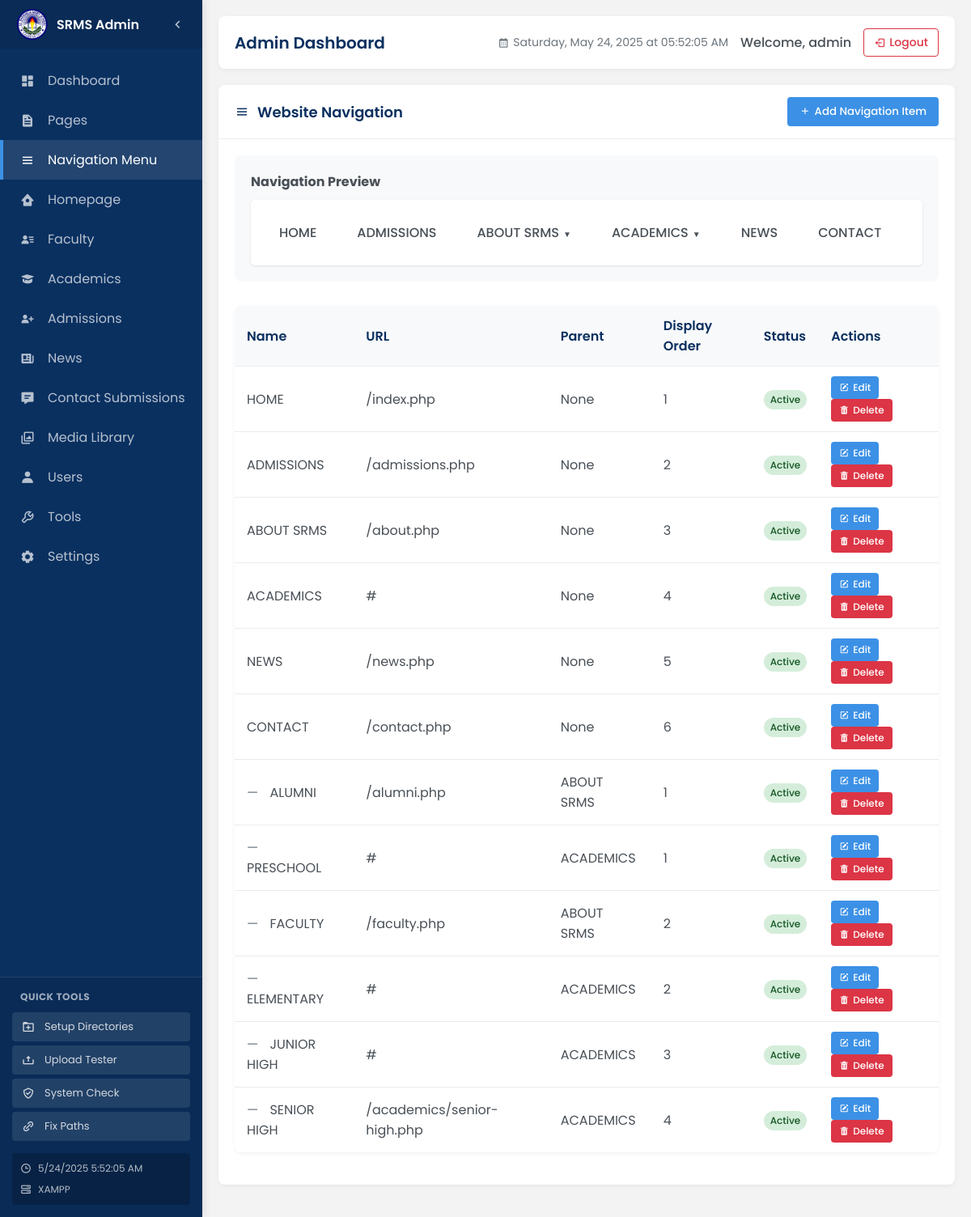
Screenshot of /admin/navigation-manage.php (signed in) with the database file from the repository.
### tables this page shows
CREATE TABLE `school_information` (
  `id` int(11) NOT NULL,
  `name` varchar(100) NOT NULL,
  `logo` varchar(255) DEFAULT NULL,
  `mission` text DEFAULT NULL,
  `vision` text DEFAULT NULL,
  `philosophy` text DEFAULT NULL,
  `email` varchar(100) DEFAULT NULL,
  `phone` varchar(50) DEFAULT NULL,
  `address` text DEFAULT NULL,
  `created_at` timestamp NOT NULL DEFAULT current_timestamp(),
  `updated_at` timestamp NOT NULL DEFAULT current_timestamp() ON UPDATE current_timestamp()
);

CREATE TABLE `navigation` (
  `id` int(11) NOT NULL,
  `name` varchar(50) NOT NULL,
  `url` varchar(255) NOT NULL,
  `parent_id` int(11) DEFAULT NULL,
  `display_order` int(11) DEFAULT 0,
  `is_active` tinyint(1) DEFAULT 1,
  `created_at` timestamp NOT NULL DEFAULT current_timestamp(),
  `updated_at` timestamp NOT NULL DEFAULT current_timestamp() ON UPDATE current_timestamp()
);

### includes/db.php (called while the page is built, shortened)
<?php
class Database {
    private $connection;
    private function connect() {
        $host = DB_SERVER;
        $user = DB_USERNAME;
        $pass = DB_PASSWORD;
        $db = DB_NAME;
        $port = defined('DB_PORT') ? DB_PORT : '3306';
        $this->connection = new mysqli($host, $user, $pass, $db, $port);
        $this->connection->set_charset('utf8mb4');
    }
    public function query($sql) {
        $result = $this->connection->query($sql);
        return $result;
    }
    public function fetch_row($sql) {
        $result = $this->query($sql);
        if ($result && $result->num_rows > 0) {
            return $result->fetch_assoc();
        }
        return null;
    }
    public function fetch_all($sql) {
        $result = $this->query($sql);
        $rows = [];
        if ($result) {
            while ($row = $result->fetch_assoc()) {
                $rows[] = $row;
            }
        }
        return $rows;
    }
}

### admin/navigation-manage.php (the view, shortened to what this page needs)
<?php
include_once '../includes/db.php';
$db = new Database();
$navigation_items = $db->fetch_all("SELECT n.*, p.name as parent_name
                                    FROM navigation n
                                    LEFT JOIN navigation p ON n.parent_id = p.id
                                    ORDER BY n.parent_id IS NULL DESC, n.display_order ASC");
?>
<div class="panel">
    <div class="panel-header">
        <h3 class="panel-title"><i class='bx bx-menu'></i> Website Navigation</h3>
        <div class="panel-actions">
            <button type="button" class="btn btn-primary" id="addNavItemBtn">
                <i class='bx bx-plus'></i> Add Navigation Item
            </button>
        </div>
    </div>
    <div class="panel-body">
        <div class="navigation-preview">
            <h4>Navigation Preview</h4>
            <div class="preview-box">
                <ul class="nav-preview">
                    <?php
                    $top_items = array_filter($navigation_items, function($item) {
                        return $item['parent_id'] === null;
                    });
                    foreach ($top_items as $parent):
                        $children = array_filter($navigation_items, function($item) use ($parent) {
                            return $item['parent_id'] == $parent['id'];
                        });
                    ?>
                        <li class="<?php echo !empty($children) ? 'has-children' : ''; ?> <?php echo $parent['is_active'] ? '' : 'inactive'; ?>">
                            <span><?php echo htmlspecialchars($parent['name']); ?></span>
                        </li>
                    <?php endforeach; ?>
                </ul>
            </div>
        </div>
        <div class="table-container">
            <table class="table">
                <thead>
                    <tr>
                        <th>Name</th>
                        <th>URL</th>
                        <th>Parent</th>
                        <th>Display Order</th>
                        <th>Status</th>
                        <th>Actions</th>
                    </tr>
                </thead>
                <tbody>
                    <?php if(empty($navigation_items)): ?>
                    <tr>
                        <td colspan="6" class="text-center">
                            <div class="empty-state">
                                <i class='bx bx-menu'></i>
                                <p>No navigation items found. Add your first navigation item.</p>
                            </div>
                        </td>
                    </tr>
                    <?php else: ?>
                        <?php foreach($navigation_items as $item): ?>
                        <tr>
                            <td>
                                <?php if ($item['parent_id']): ?>
                                    <span class="indent">&mdash;</span>
                                <?php endif; ?>
                                <?php echo htmlspecialchars($item['name']); ?>
                            </td>
                            <td><?php echo htmlspecialchars($item['url']); ?></td>
                            <td><?php echo $item['parent_id'] ? htmlspecialchars($item['parent_name']) : '<span class="text-muted">None</span>'; ?></td>
                            <td><?php echo $item['display_order']; ?></td>
                            <td>
                                <span class="status-badge <?php echo $item['is_active'] ? 'active' : 'inactive'; ?>">
                                    <?php echo $item['is_active'] ? 'Active' : 'Inactive'; ?>
                                </span>
                            </td>
                            <td>
                                <div class="action-buttons">
                                    <button type="button" class="btn btn-primary btn-sm edit-nav-btn" data-id="<?php echo $item['id']; ?>">
                                        <i class='bx bxs-edit'></i> Edit
                                    </button>
                                    <a href="?action=delete&id=<?php echo $item['id']; ?>" class="btn btn-danger btn-sm"
                                       onclick="return confirm('Are you sure you want to delete this navigation item?');">
                                        <i class='bx bxs-trash'></i> Delete
                                    </a>
                                </div>
                            </td>
                        </tr>
                        <?php endforeach; ?>
                    <?php endif; ?>
                </tbody>
            </table>
        </div>
    </div>
</div>
<?php
include 'layout.php';
?>

### admin/includes/admin-sidebar.php (shortened to what this page needs)
<?php
$current_page = basename($_SERVER['PHP_SELF']);
$is_in_tools = (strpos($_SERVER['PHP_SELF'], '/admin/tools/') !== false);
$assets_path = '/srms-website/assets';
$admin_path = '/srms-website/admin/';
?>
<?php
$school_logo = '/assets/images/branding/logo-primary.png';
if (class_exists('Database')) {
    try {
        $db = new Database();
        $school_info = $db->fetch_row("SELECT logo FROM school_information LIMIT 1");
        if ($school_info && !empty($school_info['logo'])) {
            $school_logo = $school_info['logo'];
        }
    } catch (Exception $e) {
        error_log("Error fetching logo from database: " . $e->getMessage());
    }
}
?>
<div class="sidebar" id="sidebar">
    <div class="sidebar-header">
       <img src="<?php echo $assets_path . $school_logo; ?>" alt="St. Raphaela Mary School Logo" class="logo-img" onerror="this.src='<?php echo $assets_path; ?>/images/branding/logo-primary.png';">
        <h3 class="logo-text">SRMS Admin</h3>
        <button id="sidebar-toggle" class="sidebar-toggle">
            <i class='bx bx-chevron-left'></i>
        </button>
    </div>
    <div class="sidebar-menu">
        <ul class="menu-list">
            <li class="menu-item <?php echo ($current_page === 'index.php') ? 'active' : ''; ?>">
                <a href="<?php echo $admin_path; ?>index.php">
                    <i class='bx bxs-dashboard'></i>
                    <span class="menu-text">Dashboard</span>
                </a>
            </li>
            <li class="menu-item <?php echo ($current_page === 'pages-manage.php' || $current_page === 'page-edit.php') ? 'active' : ''; ?>">
                <a href="<?php echo $admin_path; ?>pages-manage.php">
                    <i class='bx bxs-file'></i>
                    <span class="menu-text">Pages</span>
                </a>
            </li>
            <li class="menu-item <?php echo ($current_page === 'navigation-manage.php') ? 'active' : ''; ?>">
                <a href="<?php echo $admin_path; ?>navigation-manage.php">
                    <i class='bx bx-menu'></i>
                    <span class="menu-text">Navigation Menu</span>
                </a>
            </li>
            <li class="menu-item <?php echo ($current_page === 'homepage-manage.php') ? 'active' : ''; ?>">
                <a href="<?php echo $admin_path; ?>homepage-manage.php">
                    <i class='bx bxs-home-circle'></i>
                    <span class="menu-text">Homepage</span>
                </a>
            </li>
            <li class="menu-item <?php echo ($current_page === 'faculty-manage.php' || $current_page === 'faculty-edit.php' || $current_page === 'faculty-categories.php') ? 'active' : ''; ?>">
                <a href="<?php echo $admin_path; ?>faculty-manage.php">
                    <i class='bx bxs-user-detail'></i>
                    <span class="menu-text">Faculty</span>
                </a>
            </li>
            <li class="menu-item <?php echo ($current_page === 'academics-manage.php') ? 'active' : ''; ?>">
                <a href="<?php echo $admin_path; ?>academics-manage.php">
                    <i class='bx bxs-graduation'></i>
                    <span class="menu-text">Academics</span>
                </a>
            </li>
            <li class="menu-item <?php echo ($current_page === 'admissions-manage.php') ? 'active' : ''; ?>">
                <a href="<?php echo $admin_path; ?>admissions-manage.php">
                    <i class='bx bxs-user-plus'></i>
                    <span class="menu-text">Admissions</span>
                </a>
            </li>
            <li class="menu-item <?php echo ($current_page === 'news-manage.php' || $current_page === 'news-edit.php') ? 'active' : ''; ?>">
                <a href="<?php echo $admin_path; ?>news-manage.php">
                    <i class='bx bxs-news'></i>
                    <span class="menu-text">News</span>
                </a>
            </li>
            <li class="menu-item <?php echo ($current_page === 'contact-submissions.php' || $current_page === 'reply.php') ? 'active' : ''; ?>">
                <a href="<?php echo $admin_path; ?>contact-submissions.php">
                    <i class='bx bxs-message-detail'></i>
                    <span class="menu-text">Contact Submissions</span>
                </a>
            </li>
            <li class="menu-item <?php echo ($current_page === 'media-manager.php') ? 'active' : ''; ?>">
                <a href="<?php echo $admin_path; ?>media-manager.php">
                    <i class='bx bx-images'></i>
                    <span class="menu-text">Media Library</span>
                </a>
            </li>
            <li class="menu-item <?php echo ($current_page === 'users.php') ? 'active' : ''; ?>">
                <a href="<?php echo $admin_path; ?>users.php">
                    <i class='bx bxs-user'></i>
                    <span class="menu-text">Users</span>
                </a>
            </li>
            <li class="menu-item <?php echo $is_in_tools ? 'active' : ''; ?>">
                <a href="<?php echo $admin_path; ?>tools/index.php">
                    <i class='bx bx-wrench'></i>
                    <span class="menu-text">Tools</span>
                </a>
            </li>
            <li class="menu-item <?php echo ($current_page === 'settings.php') ? 'active' : ''; ?>">
                <a href="<?php echo $admin_path; ?>settings.php">
                    <i class='bx bxs-cog'></i>
                    <span class="menu-text">Settings</span>
                </a>
            </li>
        </ul>
    </div>
    <div class="sidebar-footer">
        <div class="admin-tools">
            <h4 class="tools-header">Quick Tools</h4>
            <a href="<?php echo $admin_path; ?>tools/maintenance/setup-directories.php" class="tool-item">
                <i class='bx bx-folder-plus'></i>
                <span class="menu-text">Setup Directories</span>
            </a>
            <a href="<?php echo $admin_path; ?>tools/media/upload-tester.php" class="tool-item">
                <i class='bx bx-upload'></i>
                <span class="menu-text">Upload Tester</span>
            </a>
            <a href="<?php echo $admin_path; ?>tools/system/environment-check.php" class="tool-item">
                <i class='bx bx-check-shield'></i>
                <span class="menu-text">System Check</span>
            </a>
            <a href="<?php echo $admin_path; ?>tools/maintenance/fix-paths.php" class="tool-item">
                <i class='bx bx-link-alt'></i>
                <span class="menu-text">Fix Paths</span>
            </a>
        </div>
        <div class="server-info">
            <div class="server-time">
                <i class='bx bx-time'></i>
                <span id="server-time" class="menu-text"></span>
            </div>
            <div class="server-type">
                <i class='bx bx-server'></i>
                <span class="menu-text"><?php echo defined('SERVER_TYPE') ? SERVER_TYPE : 'Server'; ?></span>
            </div>
        </div>
    </div>
</div>

### assets/css/styles.css (style rules this page uses)
:root { --poppins: 'Poppins', sans-serif; --lato: 'Lato', sans-serif; --light: #F9F9F9; --blue: #3C91E6; --light-blue: #CFE8FF; --grey: #EEE; --dark-grey: #AAAAAA; --dark: #342E37; --red: #DB504A; --yellow: #FFCE26; --light-yellow: #FFF2C6; --orange: #FD7238; --light-orange: #FFE0D3; --dark-blue: #156ec7; --green: #0aaa2dd7; --primary: #003366; --secondary: #156ec7; }
* { margin: 0; padding: 0; box-sizing: border-box; font-family: var(--poppins); }
body { background-color: #f3f3f3; color: #222222; }
a { text-decoration: none; }
li { list-style: none; }

### admin/navigation-manage.php (style rules this page uses)
.indent { margin-right: 10px; color: #6c757d; }
.status-badge { display: inline-block; padding: 3px 8px; border-radius: 12px; font-size: 12px; font-weight: 500; }
.status-badge.active { background-color: #d4edda; color: #155724; }
.navigation-preview { margin-bottom: 30px; background-color: #f8f9fa; border-radius: 8px; padding: 20px; }
.preview-box { background-color: white; border-radius: 5px; padding: 20px; margin-top: 10px; box-shadow: 0 1px 3px rgba(0,0,0,0.1); }
.nav-preview { list-style: none; padding: 0; margin: 0; display: flex; gap: 20px; }
.nav-preview li { position: relative; }
.nav-preview li span { display: block; padding: 8px 15px; font-weight: 500; }
.nav-preview li.has-children > span::after { content: "▼"; font-size: 10px; margin-left: 5px; }

### rows the page displays
school_information: logo (picture)
navigation: name "HOME", url "/index.php", shows "None", display_order "1", is_active "Active"
navigation: name "ADMISSIONS", url "/admissions.php", shows "None", display_order "2", is_active "Active"
navigation: name "ABOUT SRMS", url "/about.php", shows "None", display_order "3", is_active "Active"
navigation: name "ACADEMICS", url "#", shows "None", display_order "4", is_active "Active"
navigation: name "NEWS", url "/news.php", shows "None", display_order "5", is_active "Active"
navigation: name "CONTACT", url "/contact.php", shows "None", display_order "6", is_active "Active"
navigation: name "ALUMNI", url "/alumni.php", parent.name "ABOUT SRMS", display_order "1", is_active "Active"
navigation: name "PRESCHOOL", url "#", parent.name "ACADEMICS", display_order "1", is_active "Active"
navigation: name "FACULTY", url "/faculty.php", parent.name "ABOUT SRMS", display_order "2", is_active "Active"
navigation: name "ELEMENTARY", url "#", parent.name "ACADEMICS", display_order "2", is_active "Active"
navigation: name "JUNIOR HIGH", url "#", parent.name "ACADEMICS", display_order "3", is_active "Active"
navigation: name "SENIOR HIGH", url "/academics/senior-high.php", parent.name "ACADEMICS", display_order "4", is_active "Active"

### other values shown
SERVER_TYPE "XAMPP"
$page_title "Admin Dashboard"
$_SESSION['admin_username'] "admin"
